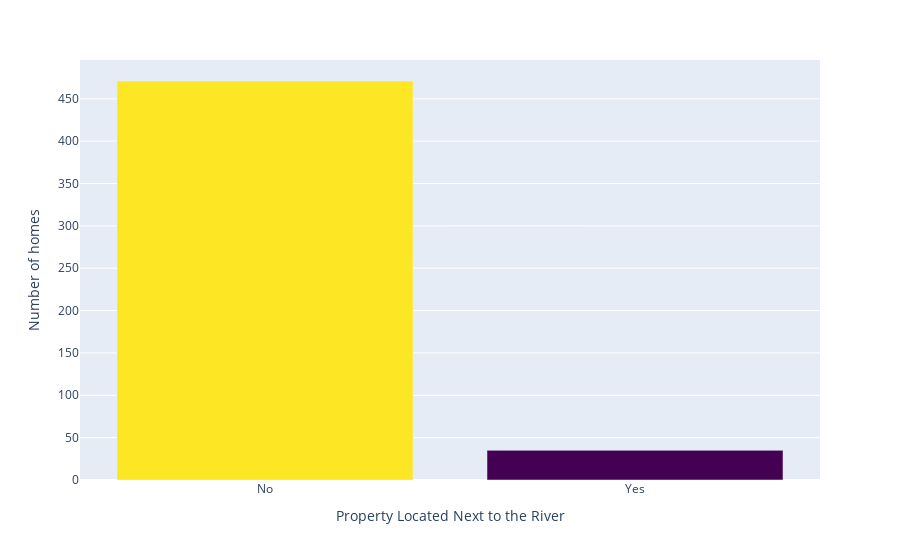

Notebook code for this chart:
### Markdown cell above
#### Next to the River? ⛵️

**Challenge**

Create a bar chart with plotly for CHAS to show many more homes are away from the river versus next to it. The bar chart should look something like this:

<img src=https://i.imgur.com/AHwoQ6l.png height=350>

You can make your life easier by providing a list of values for the x-axis (e.g., `x=['No', 'Yes']`)

### Code cell
data.CHAS.value_counts()
fig = px.bar(data, x = ['No','Yes'] , y=data.CHAS.value_counts(), color=data.CHAS.value_counts(), color_continuous_scale='viridis')
fig.update_layout(coloraxis_showscale=False,
                xaxis_title = 'Property Located Next to the River',
                yaxis_title = 'Number of homes')

### Figure 1 — Plotly figure (JSON) as saved in the notebook; plotly's stock layout.template omitted (floating-point values rounded to 4 significant figures)
{"data": [{"alignmentgroup": "True", "hovertemplate": "x=%{x}<br>y=%{y}<br>color=%{marker.color}<extra></extra>", "legendgroup": "", "marker": {"color": [471, 35], "coloraxis": "coloraxis", "pattern": {"shape": ""}}, "name": "", "offsetgroup": "", "orientation": "v", "showlegend": false, "textposition": "auto", "type": "bar", "x": ["No", "Yes"], "xaxis": "x", "y": [471, 35], "yaxis": "y"}], "layout": {"barmode": "relative", "coloraxis": {"colorbar": {"title": {"text": "color"}}, "colorscale": [[0, "#440154"], [0.1111, "#482878"], [0.2222, "#3e4989"], [0.3333, "#31688e"], [0.4444, "#26828e"], [0.5556, "#1f9e89"], [0.6667, "#35b779"], [0.7778, "#6ece58"], [0.8889, "#b5de2b"], [1, "#fde725"]], "showscale": false}, "legend": {"tracegroupgap": 0}, "margin": {"t": 60}, "xaxis": {"anchor": "y", "domain": [0, 1], "title": {"text": "Property Located Next to the River"}}, "yaxis": {"anchor": "x", "domain": [0, 1], "title": {"text": "Number of homes"}}}}
